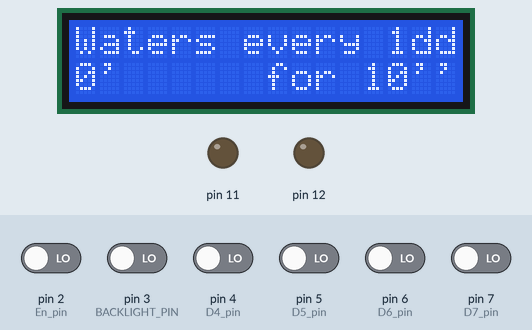
Recording of a sketch running on a simulated Arduino Uno, built with avr-gcc and run on an emulated ATmega328P. On the bench: 16×2 character LCD, output pins drawn as LEDs (lit = HIGH). Wiring (inferred from the names in the program): DS3231 clock at I2C address 0x68. The inputs (shaded band) are chosen by the test bench; at power-on: pin 2 (En_pin), pin 3 (BACKLIGHT_PIN), pin 4 (D4_pin), pin 5 (D5_pin), pin 6 (D6_pin), pin 7 (D7_pin) LOW. The local clock reads 2024-03-15 10:24:30 at power-on unless the sketch sets it.

Above: at 0.2 s.
At 5.2 s:
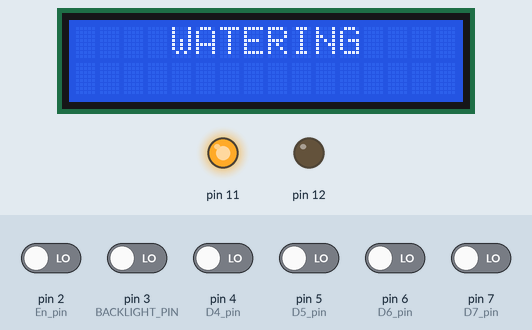
At 15.2 s:
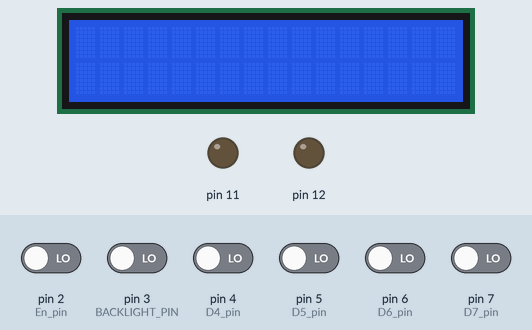
Timing chart, 0 to 122.5 s (numbered marks = the images above):
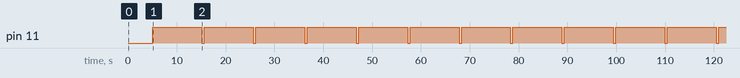

Measured:
- by itself, pin 11: alternates HIGH for 10.0 s and LOW for 0.52 s
- what the display in image 1 shows lasts 10.0 s, from 5.1 s to 15.1 s

The sketch:

watering_system__one_pump_.ino
```cpp
/*
   Automatic watering system with pump, timer 3231, display 1602A

   Tested with Arduino UNO and PRO MINI

                 Set time and days with the jumpers

        watering interval: days
        watering time: seconds

        J1    J2    J3                  J4    J5    J6
       D2(H) D3(M) D4(L)  seconds      D5(H) D6(M) D7(L)   days
        red orange green              yellow  blue white
         0     0     0       10          0     0     0       1
         0     0     1       20          0     0     1       2
         0     1     0       30          0     1     0       3
         0     1     1       40          0     1     1       4
         1     0     0       50          1     0     0       5
         1     0     1       60          1     0     1       6
         1     1     0       70          1     1     0       7
         1     1     1       80          1     1     1       8

   The timer will switch on the pump every ... days for ... seconds

   D11: pump command

   No allarm for low water level

   Press push-button to light display

*/

#include "Wire.h"
#include <LCD.h>
#include <LiquidCrystal_I2C.h>

#define I2C_ADDR    0x3F  // Define I2C Address where the PCF8574A is
#define BACKLIGHT_PIN     3
#define En_pin  2
#define Rw_pin  1
#define Rs_pin  0
#define D4_pin  4
#define D5_pin  5
#define D6_pin  6
#define D7_pin  7
LiquidCrystal_I2C  lcd(I2C_ADDR,En_pin,Rw_pin,Rs_pin,D4_pin,D5_pin,D6_pin,D7_pin);

int ore=0;
int minuti=0;
int numeroBagnature=0;
int secondi;
int giorni;

#define DS3231_I2C_ADDRESS 0x68
// Convert normal decimal numbers to binary coded decimal
byte decToBcd(byte val)
{
  return( (val/10*16) + (val%10) );
}
// Convert binary coded decimal to normal decimal numbers
byte bcdToDec(byte val)
{
  return( (val/16*10) + (val%16) );
}

void setDS3231time(byte second, byte minute, byte hour, byte dayOfWeek, byte
dayOfMonth, byte month, byte year)
{
  // sets time and date data to DS3231
  Wire.beginTransmission(DS3231_I2C_ADDRESS);
  Wire.write(0); // set next input to start at the seconds register
  Wire.write(decToBcd(second)); // set seconds
  Wire.write(decToBcd(minute)); // set minutes
  Wire.write(decToBcd(hour)); // set hours
  Wire.write(decToBcd(dayOfWeek)); // set day of week (1=Sunday, 7=Saturday)
  Wire.write(decToBcd(dayOfMonth)); // set date (1 to 31)
  Wire.write(decToBcd(month)); // set month
  Wire.write(decToBcd(year)); // set year (0 to 99)
  Wire.endTransmission();
}

void setup()
{
  Wire.begin();
  lcd.begin (16,2);

  pinMode(2, INPUT);
  pinMode(3, INPUT);
  pinMode(4, INPUT);
  pinMode(5, INPUT);
  pinMode(6, INPUT);
  pinMode(7, INPUT);
  pinMode(8, INPUT);
  pinMode(9, INPUT);

  secondi = 10*(4*digitalRead(2) + 2*digitalRead(3) + digitalRead(4) +1);
  giorni = 4*digitalRead(5) + 2*digitalRead(6) + digitalRead(7) +1;
// Switch on the backlight
  lcd.setBacklightPin(BACKLIGHT_PIN,POSITIVE);
  lcd.setBacklight(HIGH);
  lcd.clear();
// Visualizza le impostazioni iniziali
  lcd.setCursor (0, 0 );        // go to the 1st line
  lcd.print("Waters every ");
  lcd.print(giorni);
  lcd.print("dd");
  lcd.setCursor (0, 1 );        // go to the 2nd line
  lcd.print(60*ore + minuti);
  lcd.print("'     ");
  lcd.print(" for ");
  lcd.print(secondi);
  lcd.print("''    ");
  delay(5000);
  lcd.clear();
// Pump shut-off
  pinMode(11, OUTPUT);
  pinMode(12, OUTPUT);
  digitalWrite(11, LOW);
  digitalWrite(12, LOW);
// set the initial time here:
// DS3231 seconds, minutes, hours, day, date, month, year
  setDS3231time(0,0,0,0,0,0,0);
}

void readDS3231time(byte *second,
byte *minute,
byte *hour,
byte *dayOfWeek,
byte *dayOfMonth,
byte *month,
byte *year)
{
  Wire.beginTransmission(DS3231_I2C_ADDRESS);
  Wire.write(0); // set DS3231 register pointer to 00h
  Wire.endTransmission();
  Wire.requestFrom(DS3231_I2C_ADDRESS, 7);
  // request seven bytes of data from DS3231 starting from register 00h
  *second = bcdToDec(Wire.read() & 0x7f);
  *minute = bcdToDec(Wire.read());
  *hour = bcdToDec(Wire.read() & 0x3f);
  *dayOfWeek = bcdToDec(Wire.read());
  *dayOfMonth = bcdToDec(Wire.read());
  *month = bcdToDec(Wire.read());
  *year = bcdToDec(Wire.read());
}

void bagna()
{
  digitalWrite(11, HIGH);
  lcd.clear();
  lcd.print("    WATERING    ");
  delay(secondi*1000);
  digitalWrite(11, LOW);
  // After watering resets timer e ristarts countdown
  setDS3231time(0,0,0,0,0,0,0);
  lcd.clear();
  // Counts the number of waterings done
  numeroBagnature= ++numeroBagnature;
}

void displayTime()
{
  int minutiMancanti;
  byte second, minute, hour, dayOfWeek, dayOfMonth, month, year;
  // retrieve data from DS3231
  readDS3231time(&second, &minute, &hour, &dayOfWeek, &dayOfMonth, &month,
  &year);
  // calculates remaining time
  minutiMancanti=giorni*24*60 + ore*60 + minuti - dayOfWeek*24*60 - 60*hour - minute;
  if (minutiMancanti > 0)
  {// send it to lcd
    lcd.setCursor (2, 0 );        // go to the 1st line
    lcd.print(dayOfWeek, DEC);
    lcd.print("gg ");
    if (hour<10) lcd.print("0");
    lcd.print(hour, DEC);
    // convert the byte variable to a decimal number when displayed
    lcd.print(":");
    if (minute<10) lcd.print("0");
    lcd.print(minute, DEC);
    lcd.print(":");
    if (second<10) lcd.print("0");
    lcd.print(second, DEC);
    lcd.setCursor (0, 1);         // go to second line
    lcd.print("Bagnato ");
    lcd.print(numeroBagnature);
    lcd.print(" volte");
  }
  else bagna();
}

void loop()
{
  displayTime();     // display the real-time clock data on the display,
  delay(500);        // every half second
  lcd.setCursor(0,1);
  lcd.print("           ");
}
```
